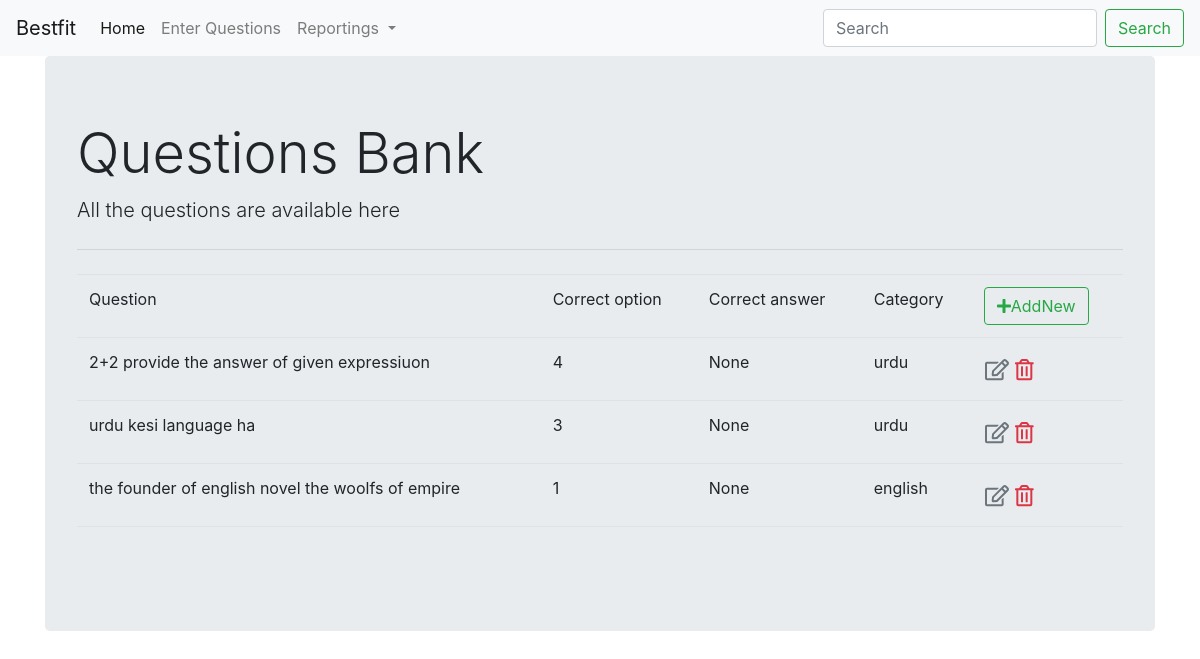
Page /home/questionbank on the earlier database version.
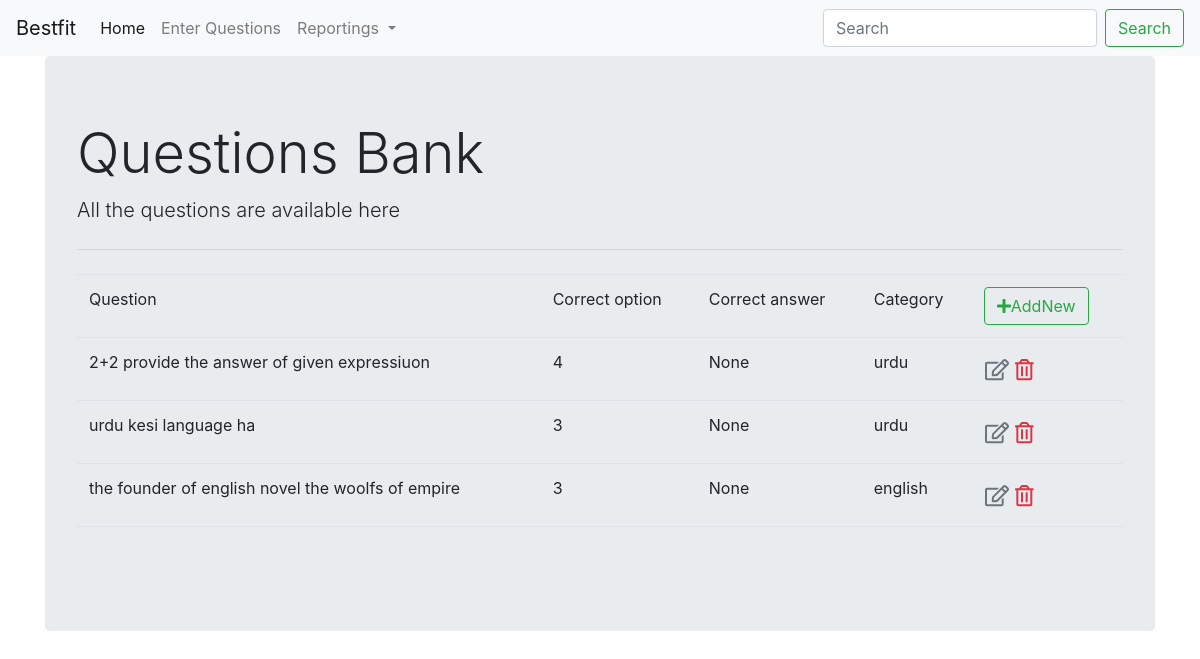
Same page on the later database version.
### besfit/models.py (models this page shows)
class questions(models.Model):
    answer_choices=(("A","A"),("B","B"),("C","C"),("D","D"))
    category_type= (
    ("english", "english"), ("urdu", "urdu"), ("math", "math"))
    category=models.CharField(max_length=100,choices=category_type)
    question=models.CharField(max_length=200,default="")
    A=models.CharField(max_length=100,blank=True)
    B = models.CharField(max_length=100,blank=True)
    C = models.CharField(max_length=100,blank=True)
    D = models.CharField(max_length=100,blank=True)
    correct_answer = models.CharField(max_length=2,choices=answer_choices)

### besfit/views.py (the view)
# urls.py: path('questionbank',views.viewquestions,name='select_questions'),
def viewquestions(request):
     questionall={'questionall':questions.objects.annotate(
        correct_answer_option=Case(
            When(correct_answer='A',then="A"),
            When(correct_answer='B',then="B"),
            When(correct_answer='C', then="C"),
            When(correct_answer='D', then="D"),
            output_field=CharField()
        )
    )}
     return render(request,'questionbank.html',questionall)

### besfit/templates/questionbank.html (shortened to what this page needs)
{%extends 'master.html'%}
{%block contentholder%}
<div class="jumbotron">
  <h1 class="display-4">Questions Bank</h1>
  <p class="lead">All the questions are available here </p>
  <hr class="my-4">
  <table id="questionbanktable" class="Datatable table table-border-less ">
      <thead>
          <tr>
              <td>Question</td>
              <td>Correct option</td>
              <td>Correct answer</td>
              <td>Category</td>
              <td>
                  <a href="enterquestions" class="btn btn-outline-success ">
                  <i class=" fas fa-plus"></i>AddNew
              </a>
              </td>
          </tr>
      </thead>
      <tbody>
      {%for question in questionall %}
      <tr>
          <td>{{question.question}}  </td>
          <td>{{question.correct_answer}}  </td>
          <td>{{question.correct_answer_option}}  </td>
          <td>{{question.category}}  </td>
               <td><a  href="{% url 'update_question' question.id %}" class=" btn text-secondary px-0"><i class="far fa-edit fa-lg"></i></a>
            <a  href="{% url 'delete_question' question.id %}" class=" btn text-secondary px-0"><i class="far fa-trash-alt fa-lg text-danger"></i></a>
          </td>
      </tr>
{%endfor%}
      </tbody>
      <tfoot>
      <tr>
          <td></td>
             <td></td>
             <td></td>
             <td></td>
          <td></td>
      </tr>
      </tfoot>
  </table>
</div>
{% endblock %}

Differences in the rows shown:
changed questions "the founder of english novel the woolfs of empire": correct_answer "1" → "3"
